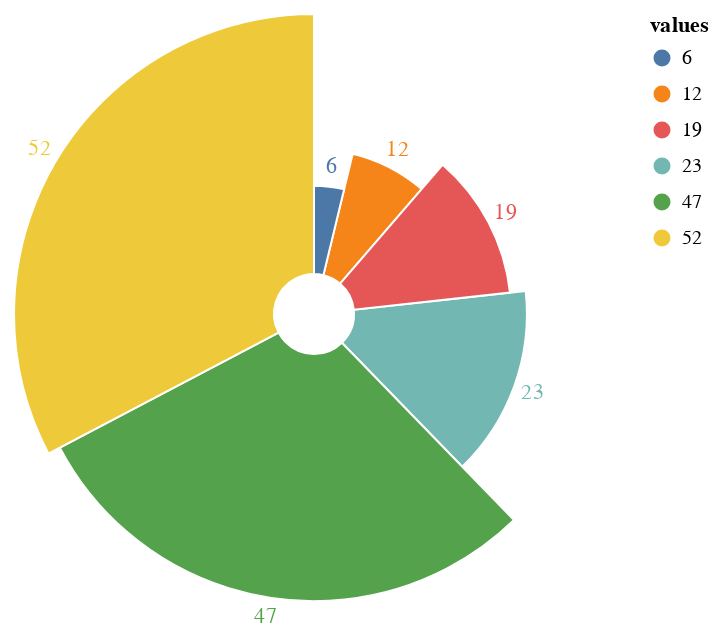

Write notebook code for a chart like this one.
### Code cell
source = pd.DataFrame({"values": [12, 23, 47, 6, 52, 19]})

base = alt.Chart(source).encode(
    alt.Theta("values:Q").stack(True),
    alt.Radius("values").scale(type="sqrt", zero=True, rangeMin=20),
    color="values:N",
)

c1 = base.mark_arc(innerRadius=20, stroke="#fff")

c2 = base.mark_text(radiusOffset=10).encode(text="values:Q")

c1 + c2

### Figure 1 — Vega-Lite specification as saved in the notebook (floating-point values rounded to 4 significant figures)
{"config": {"view": {"continuousWidth": 300, "continuousHeight": 300}}, "layer": [{"mark": {"type": "arc", "innerRadius": 20, "stroke": "#fff"}, "encoding": {"color": {"field": "values", "type": "nominal"}, "radius": {"field": "values", "scale": {"type": "sqrt", "zero": true, "rangeMin": 20}, "type": "quantitative"}, "theta": {"field": "values", "stack": true, "type": "quantitative"}}}, {"mark": {"type": "text", "radiusOffset": 10}, "encoding": {"color": {"field": "values", "type": "nominal"}, "radius": {"field": "values", "scale": {"type": "sqrt", "zero": true, "rangeMin": 20}, "type": "quantitative"}, "text": {"field": "values", "type": "quantitative"}, "theta": {"field": "values", "stack": true, "type": "quantitative"}}}], "data": {"name": "data-f1398f61da05b1c63158b71851fc0c8e"}, "$schema": "https://vega.github.io/schema/vega-lite/v5.14.1.json", "datasets": {"data-f1398f61da05b1c63158b71851fc0c8e": [{"values": 12}, {"values": 23}, {"values": 47}, {"values": 6}, {"values": 52}, {"values": 19}]}}
